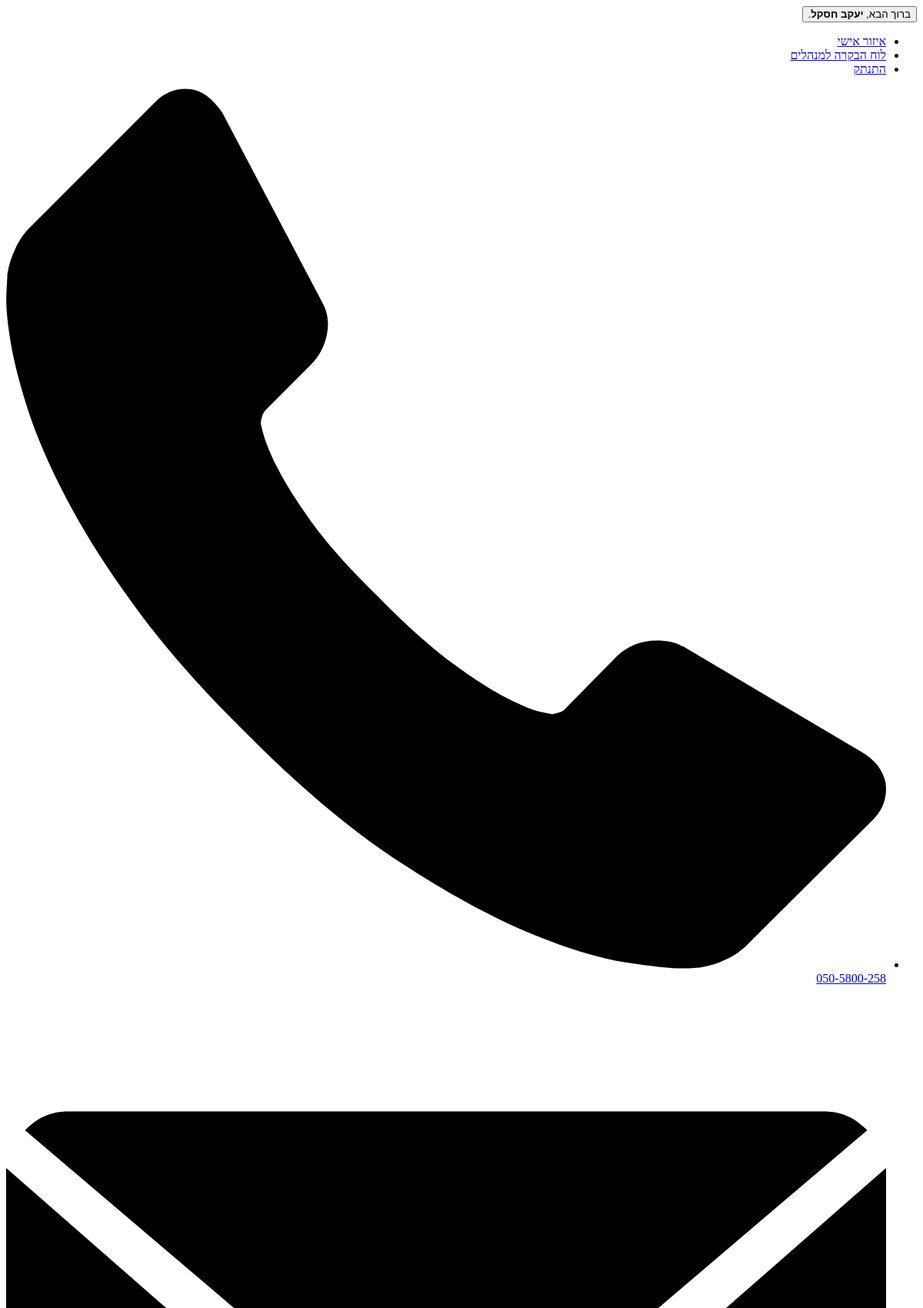
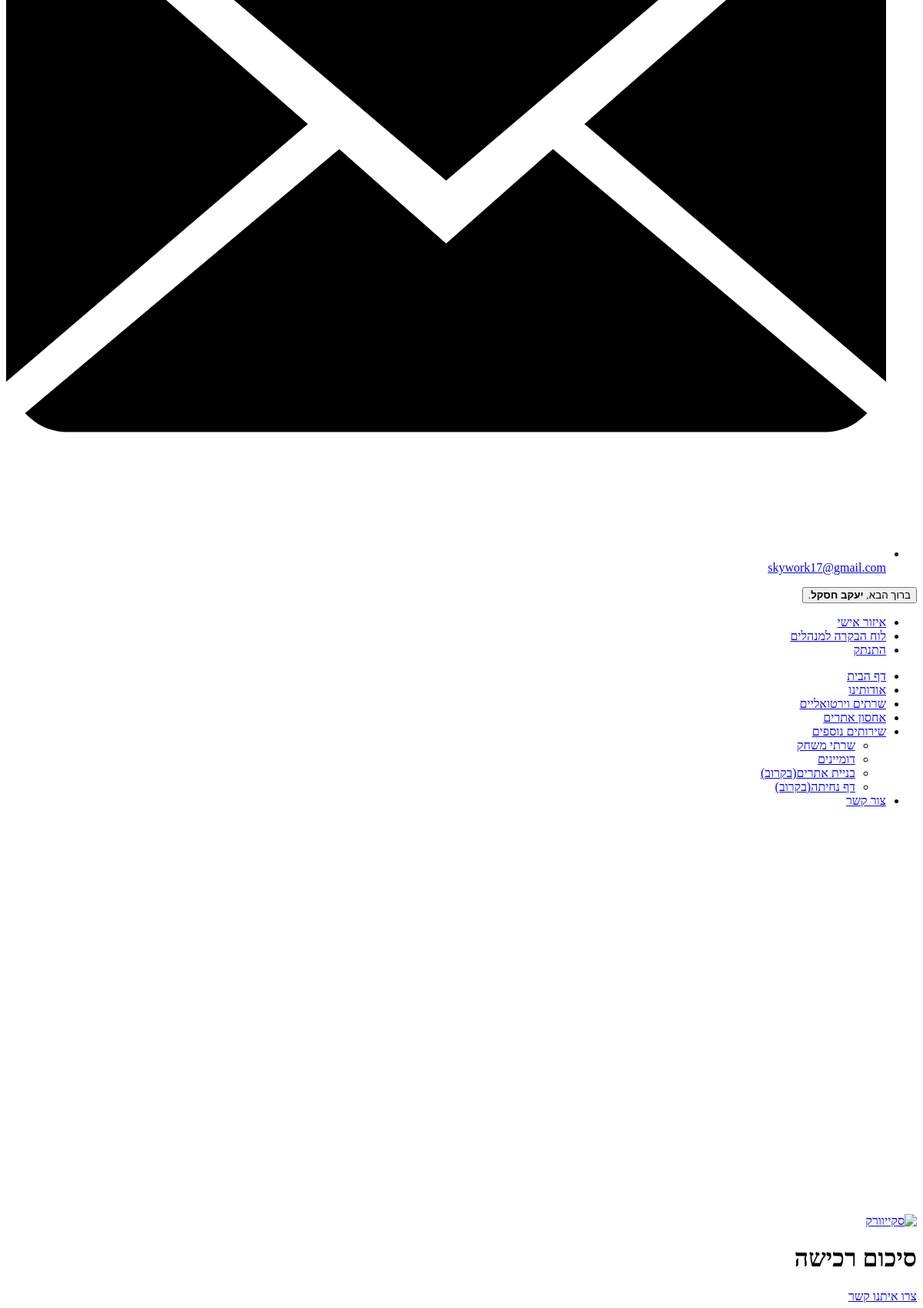
/buy&product_id=1 (signed in, upper part), run on the app's committed database (2 pictures, top to bottom).
### tables this page shows
CREATE TABLE `turing_members` (
  `id` int(11) NOT NULL,
  `username` text NOT NULL,
  `firstname` text NOT NULL,
  `lastname` text NOT NULL,
  `job` varchar(50) NOT NULL DEFAULT 'לא זמין',
  `picture` varchar(150) NOT NULL DEFAULT 'assets/images/customer.png',
  `status` int(11) NOT NULL,
  `password` text NOT NULL,
  `email` text NOT NULL,
  `phone` text NOT NULL,
  `address` text NOT NULL,
  `business_name` text NOT NULL,
  `business_id` int(11) NOT NULL,
  `gender` enum('male','female') NOT NULL,
  `email_message` enum('enable','disable') NOT NULL,
  `registration_date` text NOT NULL,
  `ip` text NOT NULL,
  `level` text NOT NULL,
  `broker_id` int(5) NOT NULL
);

CREATE TABLE `turing_settings` (
  `id` int(11) NOT NULL,
  `title` text NOT NULL,
  `words` text NOT NULL,
  `description` longtext NOT NULL,
  `status` int(11) NOT NULL,
  `phonenumber` text NOT NULL,
  `email` text NOT NULL,
  `address` text NOT NULL
);

### core/User.php (called while the page is built, shortened)
<?php
class User {
		var $fullname;
		var $level;
		var $admin = 1;
		function __construct($id) {
			if($id != 0)
			{
				$data = $GLOBALS['mysqli']->query("SELECT * FROM `".PREFIX."_members` WHERE `id`='".(int) $id."'")->fetch_assoc();
				$this->fullname		= $data['firstname']." ".$data['lastname'];
				$this->level		= $data['level'];
			}
			else {
				$this->level = 0;
			}
		}
		function get_Fullname() {
			return $this->fullname;
		}
		function check_admin() {
			if($this->level == $this->admin)
				return true;
			return false;
		}
}
?>

### core/functions.php (called while the page is built, shortened)
<?php
global $mysqli;
include "User.php";
if(isset($_SESSION['Username']))
{
	$select = $mysqli->query("SELECT * FROM `".PREFIX."_members` WHERE `id` = '". (int) $_SESSION['UserId'] . "'");
	if ($select->num_rows > 0)
	{
		$User = new User($_SESSION['UserId']);
	}
}
$sQuery = $mysqli->query("SELECT * FROM `".PREFIX."_settings`");
if($sQuery->num_rows == 1)
	$Settings = $sQuery->fetch_assoc();
else
	$Setting = null;
?>

### sources/buy.php (the view, shortened to what this page needs)
<div id="page">
	<div id="page-top">
		<div class="container">
			<h1>סיכום רכישה</h1>
			<a class="conbutton" href="contact">צרו איתנו קשר</a>
		</div>
	</div>
</div>

### template/header.php (shortened to what this page needs)
<!DOCTYPE html>
<html lang="he" dir="rtl">
<head>
    <link rel="stylesheet" href="assets/css/style.css" type="text/css">
	</head>
<body>
	<div id="top-bar" class="mobile">
				<div class="container">
						<div id="top-bar-userbar">
					<?php
						if(!isset($_SESSION['UserId']))
						{
					?>
						<button>
							לקוח קיים? <strong>התחבר</strong>
						</button>
						<div id="top-bar-userbar-drop">
							<form method="post" action="?">
								<label for="email"><strong>כתובת דוא"ל</strong></label>
								<input type="email" placeholder="לדוגמה: sample@skywork.com" name="email">
								<div class="clear"></div>
								<label for="password"><strong>סיסמה</strong></label>
								<input type="password" placeholder="סיסמא" name="password">
								<input type="submit" name="submit" value="התחבר">
								<a href="resetpassword">שכחתי את הסיסמה</a>
								<Br />
								<input type="submit" name="register" style="width: 100%;"value="הרשמה">
							</form>
							<?php
							if(isset($_POST['submit'])) {
								$sEmail = secur($_POST['email'],"string");
								$sPassword = md5(secur($_POST['password'],"string") );
								$select = $mysqli->query( "SELECT * FROM `".PREFIX."_members` WHERE `email`= '".$sEmail."' AND `password` = '".$sPassword."' LIMIT 1");
								if($select->num_rows > 0) {
									$data = $select->fetch_assoc();
									$_SESSION['Username'] = $sEmail;
									$_SESSION['UserId'] = (int) $data['id'];
		echo "<meta http-equiv=refresh content=0>";
								} else {
									echo '<script>
											$(".error").css("display", "block");
										</script>';
								}
							}
							if(isset($_POST['register'])) {
		echo "<script> window.location.replace('register') </script>";
							}
						}
						else {
							?>
							<button>
								ברוך הבא, <strong><?= $User->get_FullName() ?></strong>.
							</button>
							<div id="top-bar-userbar-drop">
								<ul>
									<li><a href="private_area">איזור אישי</a></li>
									<?php if($User->check_admin()) { echo '<li><a href="admin">לוח הבקרה למנהלים</a></li>'; } ?>
									<li><a href="logout">התנתק</a></li>
								</ul>
							</div>
						<?php
						}
						?>
						</div>
					</div>
				</div>
			<div id="top-bar" class="desktop" style="font-family: myFirstFont";>
				<div class="container">
					<ul class="phonenemail">
						<li> <a href="tel:<?= $Settings['phonenumber'] ?>"><?= $Settings['phonenumber'] ?></a></li>
						<li> <a href="mailto:<?= $Settings['email'] ?>"><?= $Settings['email'] ?></a></li>
					</ul>
						<div id="top-bar-userbar">
					<?php
						if(!isset($_SESSION['UserId']))
						{
					?>
						<button>
							לקוח קיים? <strong>התחבר</strong>
						</button>
						<div id="top-bar-userbar-drop">
							<form method="post" action="?">
								<label for="email"><strong>כתובת דוא"ל</strong></label>
								<input type="email" placeholder="לדוגמה: sample@skywork.com" name="email">
								<div class="clear"></div>
								<label for="password"><strong>סיסמה</strong></label>
								<input type="password" placeholder="סיסמא" name="password">
								<input type="submit" name="submit" value="התחבר">
								<a href="resetpassword">שכחתי את הסיסמה</a>
								<Br />
								<input type="submit" name="register" style="width: 100%;"value="הרשמה">
							</form>
							<?php
							if(isset($_POST['submit'])) {
								$sEmail = secur($_POST['email'],"string");
								$sPassword = md5(secur($_POST['password'],"string") );
								$select = $mysqli->query( "SELECT * FROM `".PREFIX."_members` WHERE `email`= '".$sEmail."' AND `password` = '".$sPassword."' LIMIT 1");
								if($select->num_rows > 0) {
									$data = $select->fetch_assoc();
									$_SESSION['Username'] = $sEmail;
									$_SESSION['UserId'] = (int) $data['id'];
									header("Location: index.php");
								} else {
									echo '<script>
											$(".error").css("display", "block");
										</script>';
								}
							}
							if(isset($_POST['register'])) {
							}
						}
						else {
							?>
							<button>
								ברוך הבא, <strong><?= $User->get_FullName() ?></strong>.
							</button>
							<div id="top-bar-userbar-drop">
								<ul>
									<li><a href="private_area">איזור אישי</a></li>
									<?php if($User->check_admin()) { echo '<li><a href="admin">לוח הבקרה למנהלים</a></li>'; } ?>
									<li><a href="logout">התנתק</a></li>
								</ul>
							</div>
						<?php
						}
						?>
						</div>
					</div>
				</div>
			<header>
				<div class="container">
					<ul class="desktop" style="font-family: myFirstFont";>
						<li <?php if((isset($_GET['page']) && $_GET['page'] == "index" )|| !isset($_GET['page'])) echo "class='active'";?> ><a href="index.php">דף הבית</a></li>
						<li <?php if(isset($_GET['page']) && $_GET['page'] == "about") echo "class='active'";?>><a href="about">אודותינו</a></li>
						<li <?php if(isset($_GET['page']) && $_GET['page'] == "vps") echo "class='active'";?>><a href="vps">שרתים וירטואליים</a>
						</li>
						<li <?php if(isset($_GET['page']) && $_GET['page'] == "hosting") echo "class='active'";?>><a href="hosting">אחסון אתרים</a></li>
						<li><a href="javascript:void(null)">שירותים נוספים</a>
							<ul>
															<li <?php if(isset($_GET['page']) && $_GET['page'] == "servers") echo "class='active'";?>><a href="game-servers">שרתי משחק</a></li>
<li <?php if(isset($_GET['page']) && $_GET['page'] == "domains") echo "class='active'";?>><a href="domains">דומיינים</a></li>
<li><a href="soon" target="_blank">בניית אתרים(בקרוב)</a></li>
<li><a href="soon" target="_blank">דף נחיתה(בקרוב)</a></li>
							</ul>
						</li>
						<li <?php if(isset($_GET['page']) && $_GET['page'] == "contact") echo "class='active'";?>><a href="contact">צור קשר</a></li>
					</ul>
					<div class="mobile menu-button"><svg xmlns="http://www.w3.org/2000/svg" version="1.1" x="0" y="0" width="512" height="512" viewBox="0 0 459 459" xml:space="preserve"><path d="M0 382.5h459v-51H0V382.5zM0 255h459v-51H0V255zM0 76.5v51h459v-51H0z" fill="#FFFFFF"/></svg></div>
					<div class="logo">
						<a href="index.php"><img src="assets/images/logo.png" alt="סקייוורק" title="סקייוורק" /></a>
					</div>
				</div>
			</header>

### data on the page
turing_members: $User->get_FullName() "יעקב חסקל"
turing_settings: phonenumber "050-5800-258", email "skywork17@gmail.com"
